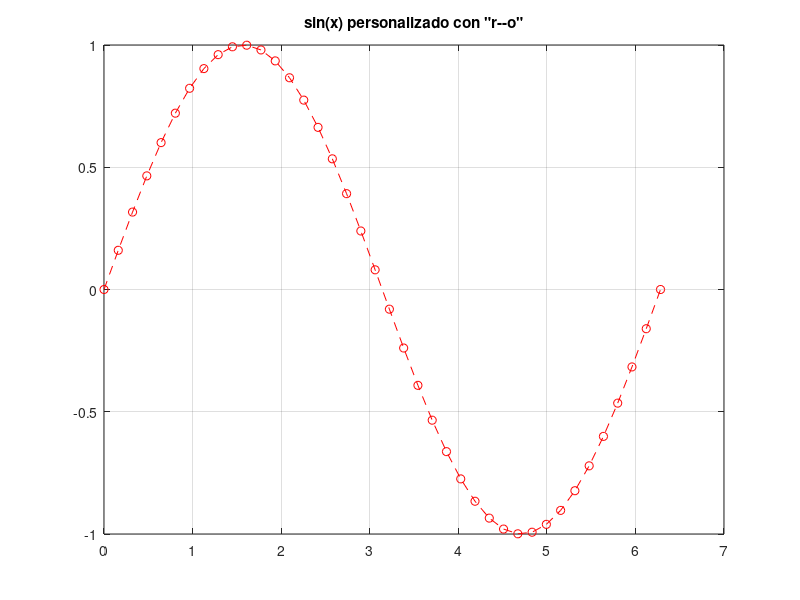
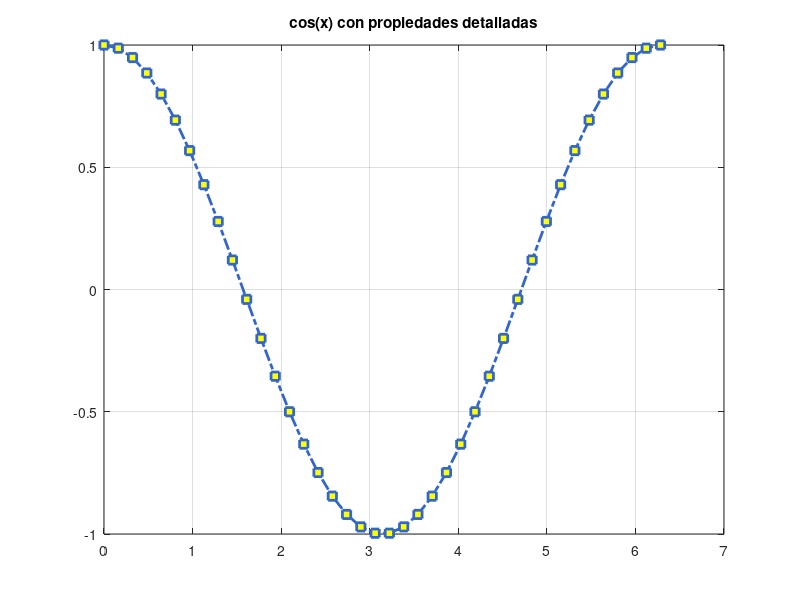
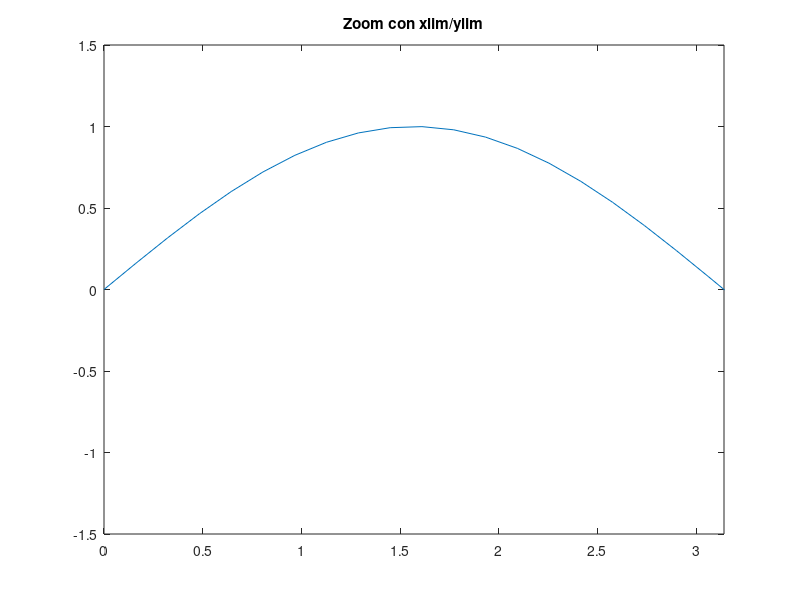
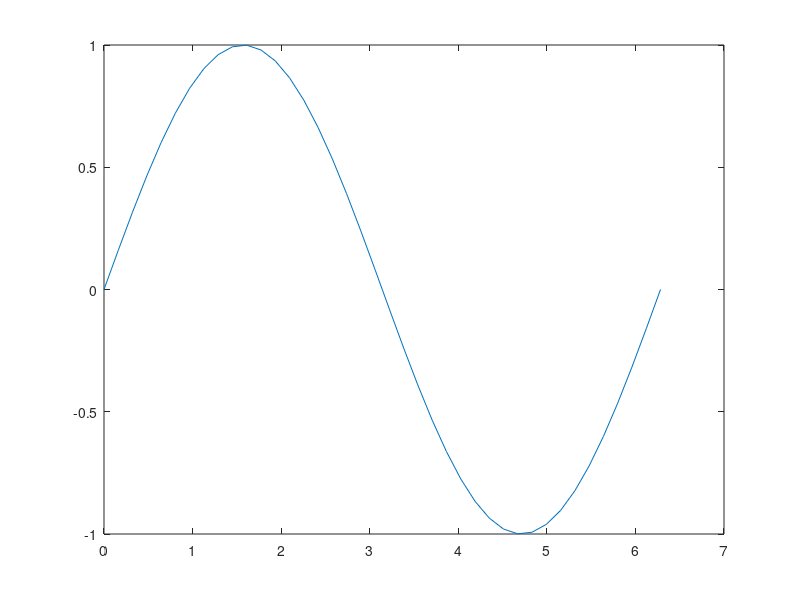

Write the MATLAB code that produced these figures, in order. (Note: this script raises an error after producing the figures.)
%% 08.7 - Personalización de gráficas
% Curso básico de MATLAB
% Tema: colores, estilos de línea, marcadores y anotaciones

clc; clear; close all;

x = linspace(0, 2*pi, 40);

%% Especificación rápida: 'color-marcador-estilo'
figure
plot(x, sin(x), 'r--o')     % rojo, línea discontinua, marcador circular
title('sin(x) personalizado con "r--o"')
grid on

%% Especificando propiedades por separado (más control)
figure
plot(x, cos(x), 'Color', [0.2 0.4 0.8], ...
                'LineStyle', '-.', ...
                'LineWidth', 2, ...
                'Marker', 's', ...
                'MarkerSize', 6, ...
                'MarkerFaceColor', 'yellow')
title('cos(x) con propiedades detalladas')
grid on

%% Límites de los ejes: xlim() y ylim()
figure
plot(x, sin(x))
xlim([0 pi])       % solo mostrar de 0 a pi en el eje x
ylim([-1.5 1.5])
title('Zoom con xlim/ylim')

%% Líneas de referencia: xline() y yline()
figure
plot(x, sin(x))
hold on
yline(0, '--k')          % línea horizontal en y = 0
xline(pi, '--r')         % línea vertical en x = pi
title('Líneas de referencia con yline/xline')
grid on

%% Texto y anotaciones dentro de la gráfica
figure
plot(x, sin(x))
text(pi/2, 1, '← máximo')   % coloca texto en una coordenada (x,y)
title('Anotación de texto')
grid on

%% Ejercicios de práctica
% 1. Grafica y = x^2 con línea verde punteada y marcadores triangulares.
% 2. Usa xlim() y ylim() para hacer zoom a la parte central de una
%    gráfica de tan(x).
% 3. Agrega una línea de referencia horizontal en y = 0 a la gráfica
%    de una función que tenga valores positivos y negativos.
% 4. Usa text() para etiquetar el punto máximo de una parábola.
